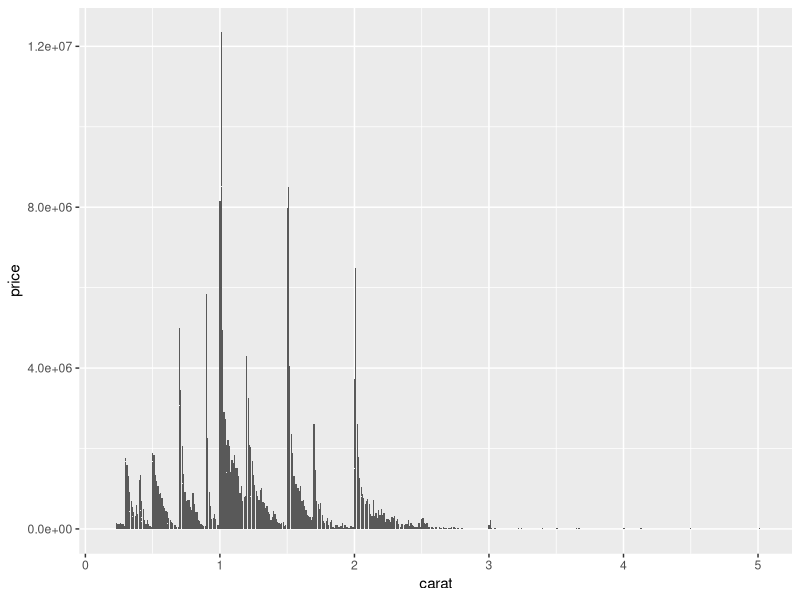

Here is the R script that generated this plot:
## ---- chunk 1
library(tidyverse)
### heres a change
## ---- chunk 2
### In this code chunk, start with the diamonds dataset (built in to
### ggplot2 package) and create a plot of price vs. carat (or some other
### variables of your choice)
ggplot(data = diamonds, aes(x = carat, y = price))+
  geom_col()
## ---- chunk 3
### In this code chunk, start with the diamonds dataset (built in to
### ggplot2 package) and create a subset based on filtering, e.g., 
### size greater than 1 carat or cut is "Ideal"
## ---- chunk 4
### Both partners - delete this comment, then write some code here
### to plot, summarize, calculate something simple using the diamonds
### dataset (or anything you like, really)
## ---- chunk 5
### Both partners - delete this comment, then write some code here
### to plot, summarize, calculate something simple using the diamonds
### dataset (or anything you like, really)
